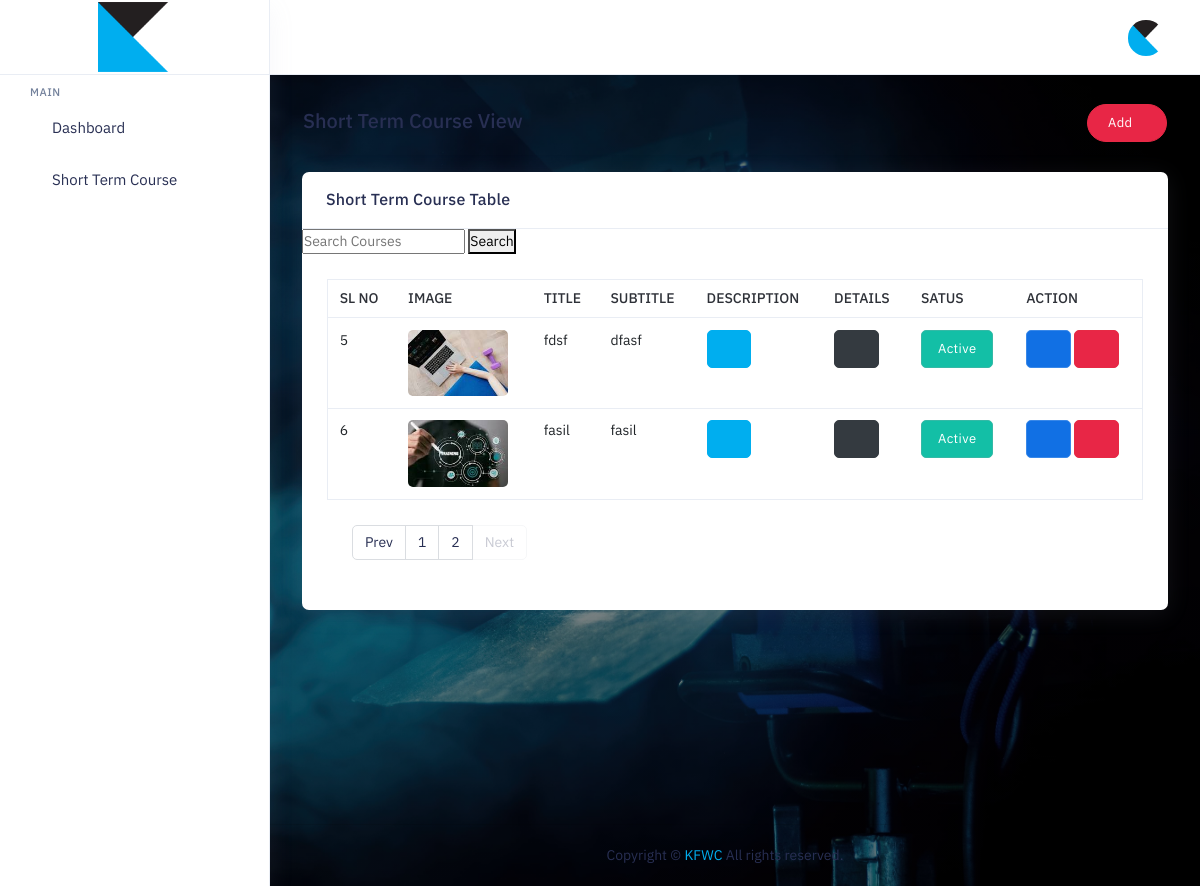
The app's page /short_course_view/?page=2 (signed in) with its own data.
### course/models.py (models this page shows)
class ShortTermCourse (models.Model):
    STATUS_CHOICES = (
        ('enable', 'enable'),
        ('disable', 'disable'),
    )
    image =  models.ImageField(upload_to='ShortTermCourse_image', null=True, blank=True)
    title = models.CharField(max_length=100)
    subtitle = models.CharField(max_length=100)
    amount = models.BigIntegerField()
    description = models.TextField()
    status = models.CharField(max_length=30, default='enable', choices=STATUS_CHOICES)

### course/views.py (the view)
# urls.py: path('short_course_view/', short_course_view.as_view(), name='short_course_view'),
class short_course_view(View):
    template_name = 'short-course-view.html'
    paginate_by = 2
    @method_decorator(login_required(login_url='UserAuth'))
    def get(self, request):
        query = request.GET.get('q')
        courses = ShortTermCourse.objects.all().order_by('id')
        if query:
            courses = courses.filter(Q(title__icontains=query) |  Q(subtitle__icontains=query) |   Q(description__icontains=query) )
        paginator = Paginator(courses, self.paginate_by)
        page = request.GET.get('page')
        paged_variation = paginator.get_page(page)
        context = {
            'courses': paged_variation,
        }
        return render(request, self.template_name, context)

### templates/short-course-view.html (shortened to what this page needs)
{% extends "base.html" %}  {% block body%}
<div>{% include "header.html" %}</div>
<div class="main-content app-content mt-0" id="course-list">
  <div class="side-app">
    <div class="main-container container-fluid">
      <div class="page-header">
        <h1 class="page-title">Short Term Course View</h1>
        <a href="{%url 'short_course_create'%}" class="btn btn-danger btn-pill">Add <i class="fa fa-plus"></i></a>
      </div>
      <div class="row">
        <div class="col-xl-12">
          <div class="card">
            <div class="card-header">
              <h3 class="card-title">Short Term Course Table</h3>
            </div>
            <form id="search-form">
              <input type="text" id="search-input" name="q" placeholder="Search Courses">
              <button type="submit">Search</button>
          </form>
            <div class="card-body">
              <div class="table-responsive">
                <div class="table-responsive">
                  <table class="table border text-nowrap text-md-nowrap table-hover mb-0">
                    <thead>
                      <tr>
                        <th>Sl No</th>
                        <th>Image</th>
                        <th>Title</th>
                        <th>Subtitle</th>
                        <th>Description</th>
                        <th>Details</th>
                        <th>Satus</th>
                        <th>Action</th>
                      </tr>
                    </thead>
                    <tbody>
                      {% for course in courses %}
                      <tr  >
                        <td>{{course.id}}</td>
                        <td>
                          <img class="d-block img-fluid br-5 img-td" src="{{course.image.url}}" alt="" />
                        </td>
                        <td>{{course.title}}</td>
                        <td>{{course.subtitle}}</td>
                        <td>
                          <a class="btn btn-primary" data-bs-toggle="modal"
                            data-bs-target="#description{{forloop.counter}}">
                            <i class="side-menu__icon fe fe-eye text-white"></i>
                          </a>
                        </td>
                        <td>
                          <a class="btn btn-dark" data-bs-toggle="modal" data-bs-target="#crsdetail{{forloop.counter}}">
                            <i class="side-menu__icon fe fe-list text-white"></i>
                          </a>
                      </tr>
                    </tbody>
                  </table>
                </div>
              </div>
            </div>
          </div>
          <td>
            {% if course.status == 'enable' %}
            <span class="btn btn-success">Active</span>
            {% else %}
            <span class="btn btn-danger">Inactive</span>
            {% endif %}
          </td>
          <td>
            <button class="btn btn-info" data-bs-toggle="modal" data-bs-target="#modaledit{{forloop.counter}}">
              <i class="side-menu__icon fe fe-edit"></i>
            </button>
        </div>
        <a class="btn btn-danger" data-bs-toggle="modal" data-bs-target="#modaldemo5{{forloop.counter}}">
          <i class="side-menu__icon fe fe-trash text-white"></i>
        </a>
        {% endfor %}
      </div>
      <div class="card-body">
        <ul class="pagination">
            {% if courses.has_previous %}
                <li class="page-item page-prev">
                    <a class="page-link" href="?page={{ courses.previous_page_number }}" tabindex="-1">Prev</a>
                </li>
            {% else %}
                <li class="page-item page-prev disable">
                    <a class="page-link disable" tabindex="-1">Prev</a>
                </li>
            {% endif %}
            {% for j in courses.paginator.page_range %}
                <li class="page-item">
                    {% if courses.number == j %}
                        <span class="page-link active">{{ j }}</span>
                    {% else %}
                        <a class="page-link" href="?page={{ j }}">{{ j }}</a>
                    {% endif %}
                </li>
            {% endfor %}
            {% if courses.has_next %}
                <li class="page-item page-next">
                    <a class="page-link" href="?page={{ courses.next_page_number }}">Next</a>
                </li>
            {% else %}
                <li class="page-item page-next disable">
                    <span class="page-link disable">Next</span>
                </li>
            {% endif %}
        </ul>
    </div>
{% include "footer.html" %} {% endblock %}

### static/assets/css/style-custom.css (style rules this page uses)
.login-img { position: relative; background-image: url(../images_ex/bg1.jpg) !important; }
.login-img::before { background: linear-gradient(to right, #0000006e 0%, #00000091 100%) !important; }
.img-td { width: 100px; }

### static/assets/colors/color1.css (style rules this page uses)
a { color: var(--primary-bg-color); }
.btn-primary { color: #fff !important; background: var(--primary-bg-color) !important; border-color: var(--primary-bg-color) !important; }
.login-img { position: relative; background-image: url(../images/media/bg2.jpg); }
.login-img::before { content: ""; background: linear-gradient(to right, var(--primary06) 0%, #05c3fb91 100%); height: 100%; width: 100%; position: absolute; }

### records on screen
ShortTermCourse: id "5", image (picture), title "fdsf", subtitle "dfasf", status "Active"
ShortTermCourse: id "6", image (picture), title "fasil", subtitle "fasil", status "Active"

### other values on screen
{{ j }} "1"
{{ j }} "2"
